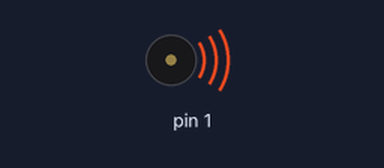
Bench run of a sketch on a simulated Arduino Uno, built with avr-gcc and run on an emulated ATmega328P. Parts: buzzer (waves = sounding).

Above: at 0.2 s.
Timing chart, 0 to 3.0 s (numbered marks = the images above):
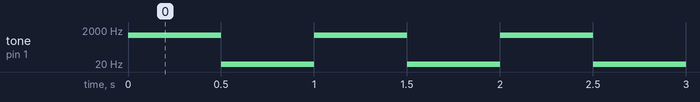

The sketch:

Piezo.ino
```cpp
void setup() {
  // put your setup code here, to run once:
  pinMode (1, OUTPUT);
}

void loop() {
  // put your main code here, to run repeatedly:
  tone(1, 1000);
  delay (500);
  tone (1, 2);
  delay (500);

}
```

Measured:
- by itself, tone on pin 1: alternates 1000 Hz for 0.50 s and 2 Hz for 0.50 s
